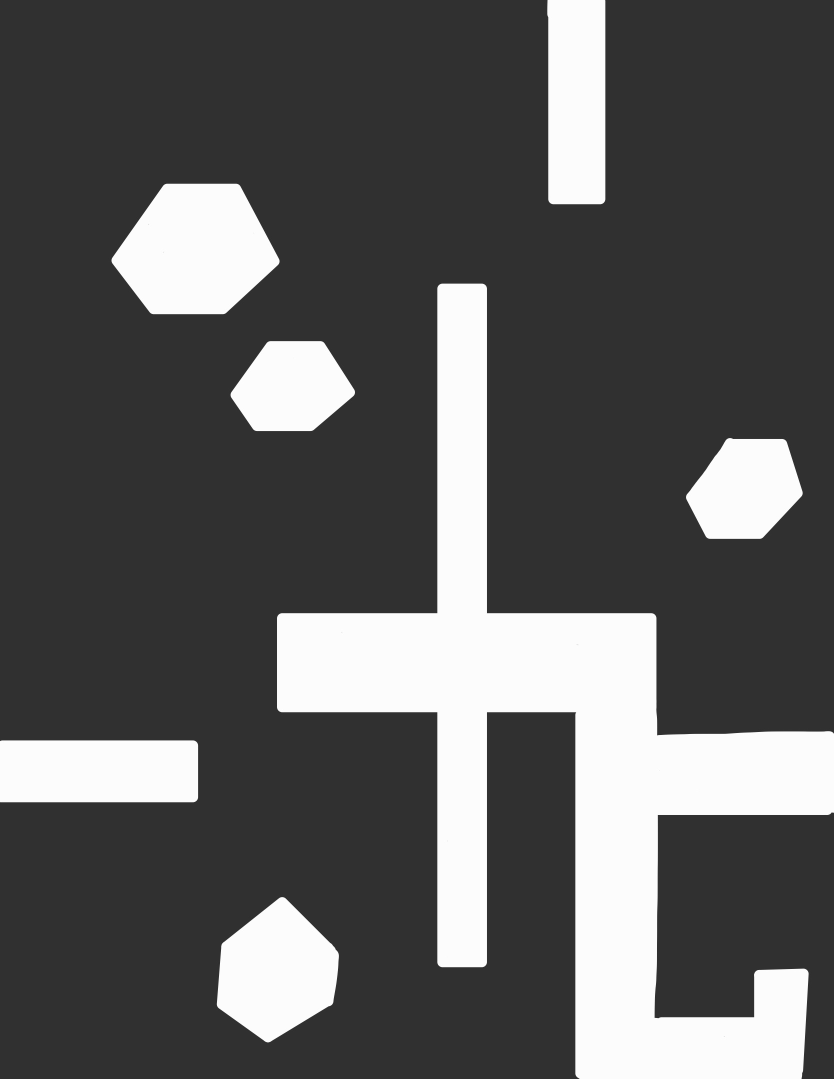
%> input picture Maps/cubicles.png, 1668 x 2157 px (shown at 1/2 size)
$ octave cubicles_OccupancyMap.m   (GNU Octave 9; MATLAB toolbox functions it lacks are replaced by stand-ins)
%> lines starting %> are read from the running program, lines starting %| are printed output that depends on the picture; in (x1, y1, x2, y2) boxes, pixels count from 0 and x2, y2 are one past the last pixel; in counts of white or black regions, pixels touching at a corner belong together; the program's own positions count from 1
clearvars
close all

img = imread('cubicles.png');
%> img is the input picture: size 2157x1668x3 uint8; min 39, max 255, mean 91.4

% Convert to grayscale if the image is RGB
if size(img, 3) == 3
    img = rgb2gray(img);
%> img: size 2157x1668 uint8
end

% Convert to binary and invert (black objects as occupied)
bwImg = imbinarize(img);
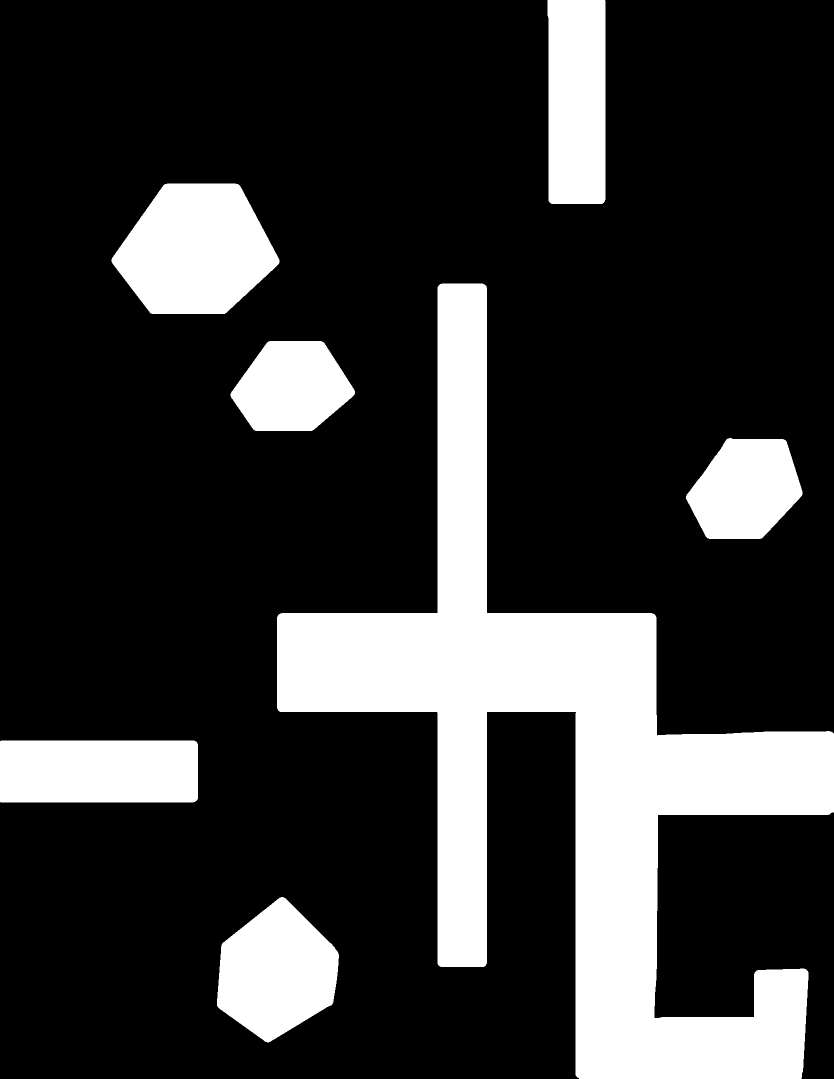
%> bwImg: size 2157x1668 logical (shown at 1/2 size); 21.3% white; 7 white regions, largest, box (x1, y1, x2, y2) and area: (554, 567, 1668, 2157) 489815, (223, 367, 559, 628) 63880, (0, 1481, 396, 1605) 49054

% Resize to high resolution
highResMap = imresize(bwImg, [1000, 1000], 'nearest'); % High resolution (e.g., 100x100)
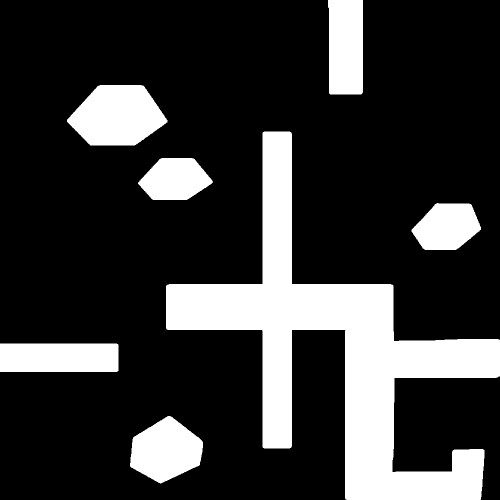
%> highResMap: size 1000x1000 logical (shown at 1/2 size); 21.3% white; 7 white regions, largest, box (x1, y1, x2, y2) and area: (332, 263, 1000, 1000) 136140, (134, 170, 335, 291) 17764, (0, 687, 237, 744) 13501

% Create the binary occupancy map with a physical size of 10x10
%> (the run ends here)

$ run again, with Maps/Apartment.png copied over Maps/cubicles.png
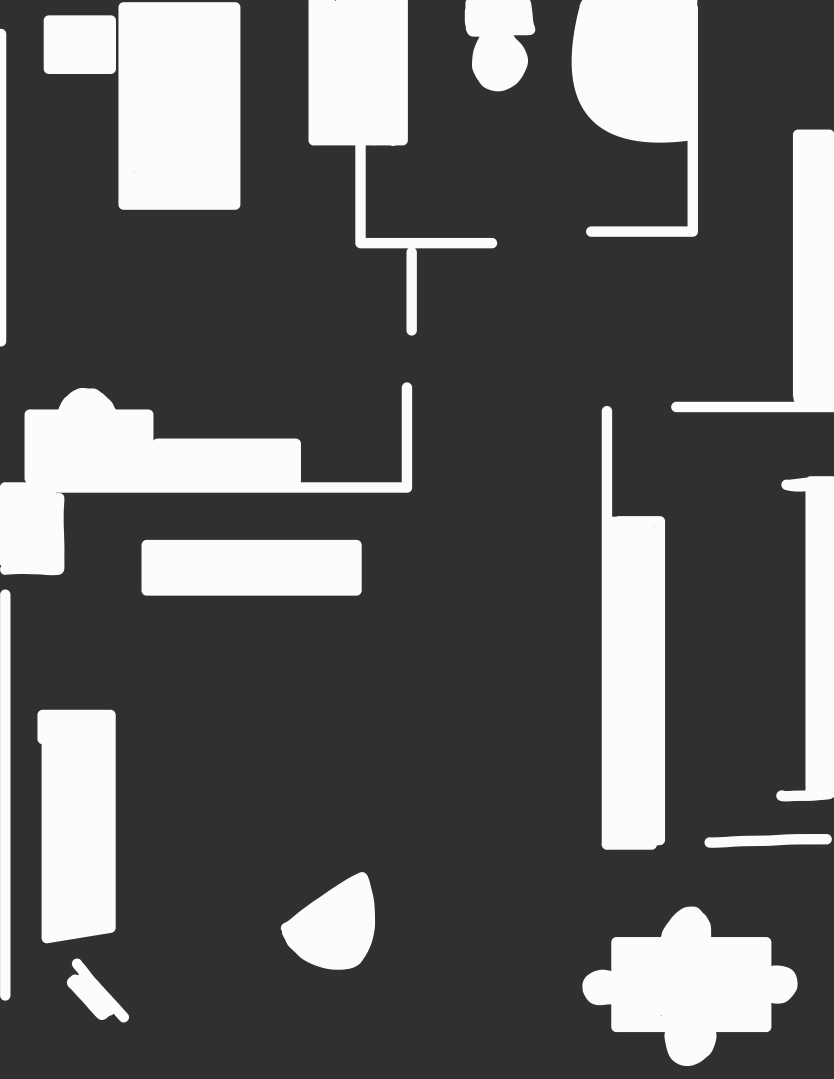
%> input picture Maps/Apartment.png, 1668 x 2157 px (shown at 1/2 size)
%> img is the input picture: size 2157x1668x3 uint8; min 39, max 255, mean 94.9
%> img: size 2157x1668 uint8
%> `bwImg = imbinarize(img);`:
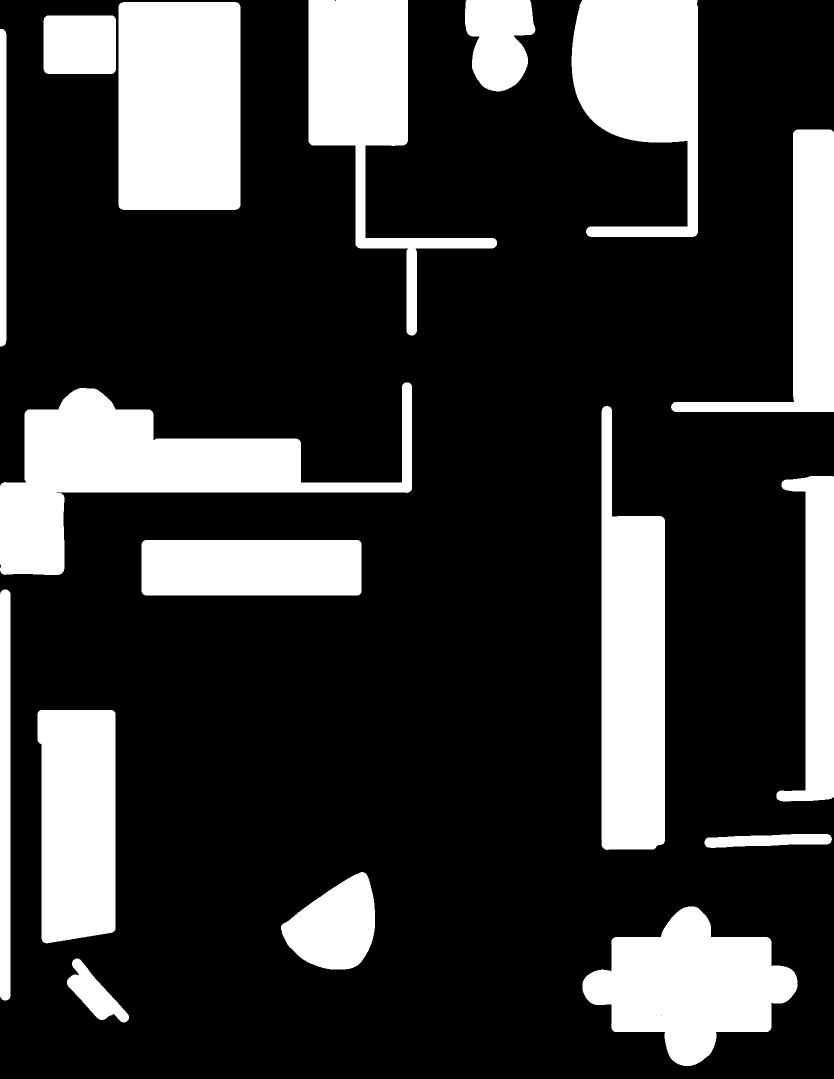
%> bwImg: size 2157x1668 logical (shown at 1/2 size); 23% white; 17 white regions, largest, box (x1, y1, x2, y2) and area: (0, 765, 824, 1150) 108464, (237, 4, 481, 420) 101394, (1203, 812, 1330, 1700) 89043
%> `highResMap = imresize(bwImg, [1000, 1000], 'nearest');`:
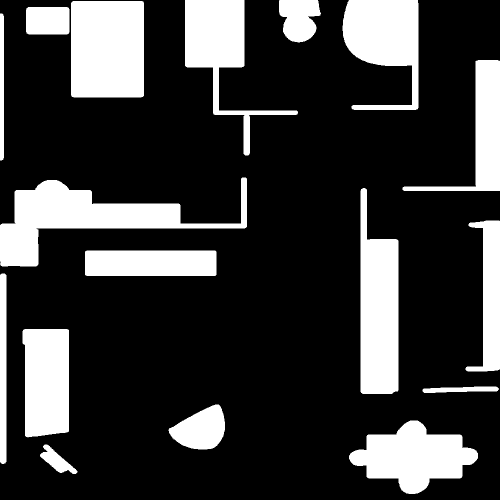
%> highResMap: size 1000x1000 logical (shown at 1/2 size); 23% white; 17 white regions, largest, box (x1, y1, x2, y2) and area: (0, 355, 494, 533) 30261, (142, 2, 288, 195) 28148, (721, 376, 797, 788) 24793

$ run again, with Maps/Barriers.png copied over Maps/cubicles.png
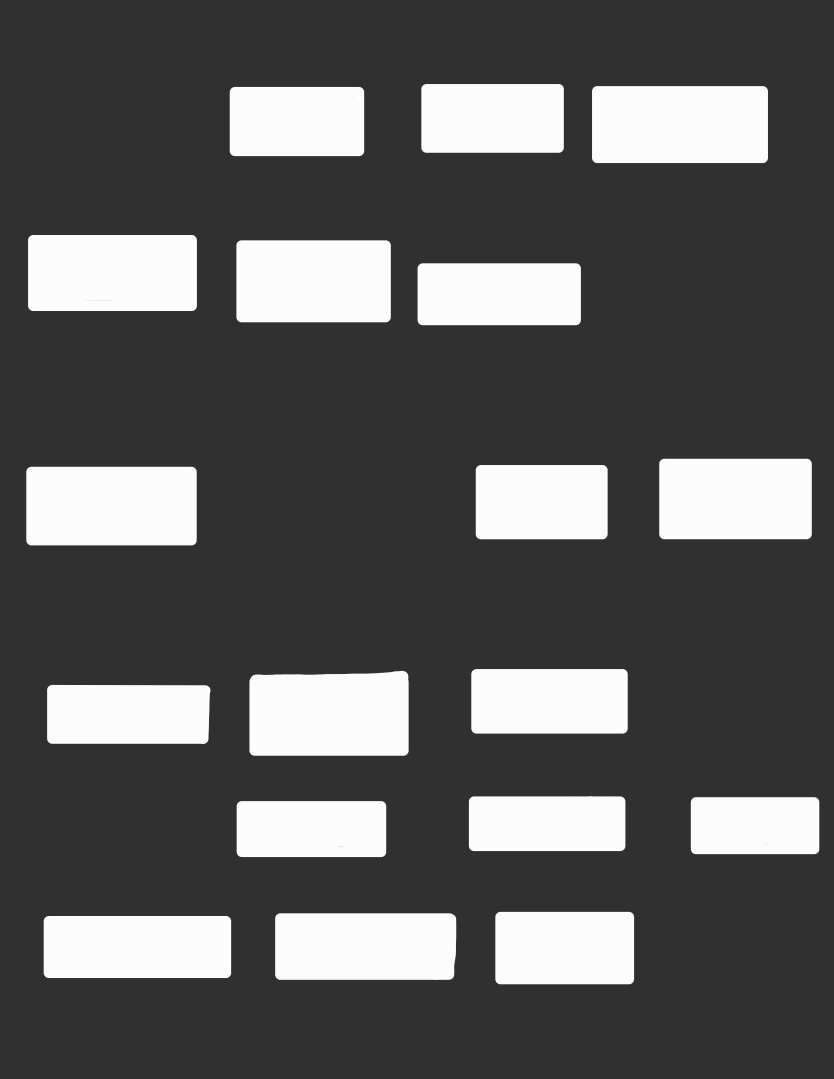
%> input picture Maps/Barriers.png, 1668 x 2157 px (shown at 1/2 size)
%> img is the input picture: size 2157x1668x3 uint8; min 39, max 255, mean 92
%> img: size 2157x1668 uint8
%> `bwImg = imbinarize(img);`:
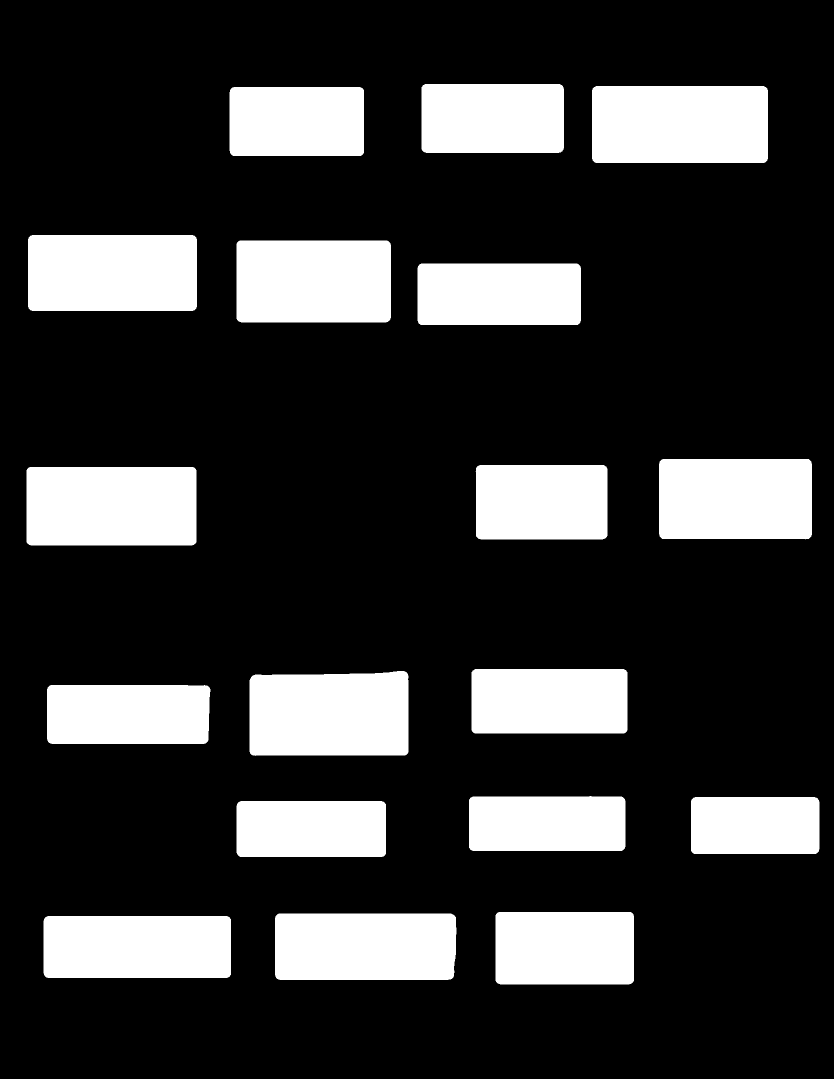
%> bwImg: size 2157x1668 logical (shown at 1/2 size); 21.5% white; 18 white regions, largest, box (x1, y1, x2, y2) and area: (1184, 172, 1536, 326) 54108, (53, 934, 393, 1091) 53302, (499, 1342, 817, 1512) 51881
%> `highResMap = imresize(bwImg, [1000, 1000], 'nearest');`:
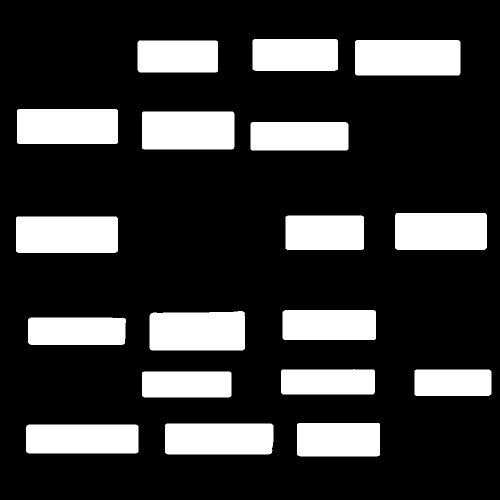
%> highResMap: size 1000x1000 logical (shown at 1/2 size); 21.5% white; 18 white regions, largest, box (x1, y1, x2, y2) and area: (710, 80, 921, 151) 14957, (32, 433, 236, 506) 14865, (299, 622, 490, 701) 14567
